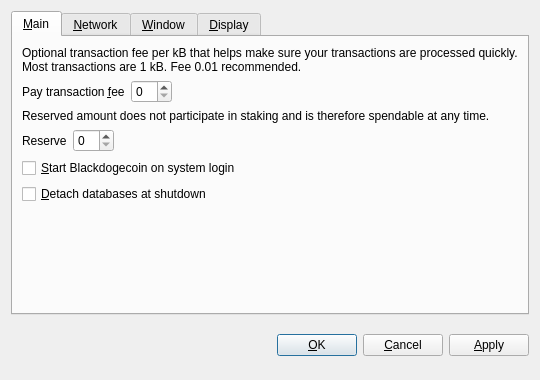
<?xml version="1.0" encoding="UTF-8"?>
<ui version="4.0">
 <class>OptionsDialog</class>
 <widget class="QDialog" name="OptionsDialog">
  <property name="geometry">
   <rect>
    <x>0</x>
    <y>0</y>
    <width>540</width>
    <height>380</height>
   </rect>
  </property>
  <property name="windowTitle">
   <string>Options</string>
  </property>
  <property name="modal">
   <bool>true</bool>
  </property>
  <layout class="QVBoxLayout" name="verticalLayout">
   <item>
    <widget class="QTabWidget" name="tabWidget">
     <property name="tabPosition">
      <enum>QTabWidget::North</enum>
     </property>
     <property name="currentIndex">
      <number>0</number>
     </property>
     <widget class="QWidget" name="tabMain">
      <attribute name="title">
       <string>&amp;Main</string>
      </attribute>
      <layout class="QVBoxLayout" name="verticalLayout_Main">
       <item>
        <widget class="QLabel" name="transactionFeeInfoLabel">
         <property name="text">
          <string>Optional transaction fee per kB that helps make sure your transactions are processed quickly. Most transactions are 1 kB. Fee 0.01 recommended.</string>
         </property>
         <property name="textFormat">
          <enum>Qt::PlainText</enum>
         </property>
         <property name="wordWrap">
          <bool>true</bool>
         </property>
        </widget>
       </item>
       <item>
        <layout class="QHBoxLayout" name="horizontalLayoutFee">
         <item>
          <widget class="QLabel" name="transactionFeeLabel">
           <property name="text">
            <string>Pay transaction &amp;fee</string>
           </property>
           <property name="textFormat">
            <enum>Qt::PlainText</enum>
           </property>
           <property name="buddy">
            <cstring>transactionFee</cstring>
           </property>
          </widget>
         </item>
         <item>
          <widget class="BitcoinAmountField" name="transactionFee"/>
         </item>
         <item>
          <spacer name="horizontalSpacerFee">
           <property name="orientation">
            <enum>Qt::Horizontal</enum>
           </property>
           <property name="sizeHint" stdset="0">
            <size>
             <width>40</width>
             <height>20</height>
            </size>
           </property>
          </spacer>
         </item>
        </layout>
       </item>
       <item>
        <widget class="QLabel" name="reserveBalanceInfoLabel">
         <property name="text">
          <string>Reserved amount does not participate in staking and is therefore spendable at any time.</string>
         </property>
         <property name="textFormat">
          <enum>Qt::PlainText</enum>
         </property>
         <property name="wordWrap">
          <bool>true</bool>
         </property>
        </widget>
       </item>
       <item>
        <layout class="QHBoxLayout" name="horizontalLayoutReserveBalance">
         <item>
          <widget class="QLabel" name="reserveBalanceLabel">
           <property name="text">
            <string>Reserve</string>
           </property>
           <property name="textFormat">
            <enum>Qt::PlainText</enum>
           </property>
           <property name="buddy">
            <cstring>reserveBalance</cstring>
           </property>
          </widget>
         </item>
         <item>
          <widget class="BitcoinAmountField" name="reserveBalance"/>
         </item>
         <item>
          <spacer name="horizontalSpacerReserveBalance">
           <property name="orientation">
            <enum>Qt::Horizontal</enum>
           </property>
           <property name="sizeHint" stdset="0">
            <size>
             <width>40</width>
             <height>20</height>
            </size>
           </property>
          </spacer>
         </item>
        </layout>
       </item>
       <item>
        <widget class="QCheckBox" name="bitcoinAtStartup">
         <property name="toolTip">
          <string>Automatically start Blackdogecoin after logging in to the system.</string>
         </property>
         <property name="text">
          <string>&amp;Start Blackdogecoin on system login</string>
         </property>
        </widget>
       </item>
       <item>
        <widget class="QCheckBox" name="detachDatabases">
         <property name="toolTip">
          <string>Detach block and address databases at shutdown. This means they can be moved to another data directory, but it slows down shutdown. The wallet is always detached.</string>
         </property>
         <property name="text">
          <string>&amp;Detach databases at shutdown</string>
         </property>
        </widget>
       </item>
       <item>
        <spacer name="verticalSpacer_Main">
         <property name="orientation">
          <enum>Qt::Vertical</enum>
         </property>
         <property name="sizeHint" stdset="0">
          <size>
           <width>20</width>
           <height>40</height>
          </size>
         </property>
        </spacer>
       </item>
      </layout>
     </widget>
     <widget class="QWidget" name="tabNetwork">
      <attribute name="title">
       <string>&amp;Network</string>
      </attribute>
      <layout class="QVBoxLayout" name="verticalLayout_Network">
       <item>
        <widget class="QCheckBox" name="mapPortUpnp">
         <property name="toolTip">
          <string>Automatically open the Blackdogecoin client port on the router. This only works when your router supports UPnP and it is enabled.</string>
         </property>
         <property name="text">
          <string>Map port using &amp;UPnP</string>
         </property>
        </widget>
       </item>
       <item>
        <widget class="QCheckBox" name="connectSocks">
         <property name="toolTip">
          <string>Connect to the Blackdogecoin network through a SOCKS proxy (e.g. when connecting through Tor).</string>
         </property>
         <property name="text">
          <string>&amp;Connect through SOCKS proxy:</string>
         </property>
        </widget>
       </item>
       <item>
        <layout class="QHBoxLayout" name="horizontalLayout_Network">
         <item>
          <widget class="QLabel" name="proxyIpLabel">
           <property name="text">
            <string>Proxy &amp;IP:</string>
           </property>
           <property name="textFormat">
            <enum>Qt::PlainText</enum>
           </property>
           <property name="buddy">
            <cstring>proxyIp</cstring>
           </property>
          </widget>
         </item>
         <item>
          <widget class="QValidatedLineEdit" name="proxyIp">
           <property name="maximumSize">
            <size>
             <width>140</width>
             <height>16777215</height>
            </size>
           </property>
           <property name="toolTip">
            <string>IP address of the proxy (e.g. 127.0.0.1)</string>
           </property>
          </widget>
         </item>
         <item>
          <widget class="QLabel" name="proxyPortLabel">
           <property name="text">
            <string>&amp;Port:</string>
           </property>
           <property name="textFormat">
            <enum>Qt::PlainText</enum>
           </property>
           <property name="buddy">
            <cstring>proxyPort</cstring>
           </property>
          </widget>
         </item>
         <item>
          <widget class="QLineEdit" name="proxyPort">
           <property name="maximumSize">
            <size>
             <width>55</width>
             <height>16777215</height>
            </size>
           </property>
           <property name="toolTip">
            <string>Port of the proxy (e.g. 9050)</string>
           </property>
          </widget>
         </item>
         <item>
          <widget class="QLabel" name="socksVersionLabel">
           <property name="text">
            <string>SOCKS &amp;Version:</string>
           </property>
           <property name="textFormat">
            <enum>Qt::PlainText</enum>
           </property>
           <property name="buddy">
            <cstring>socksVersion</cstring>
           </property>
          </widget>
         </item>
         <item>
          <widget class="QValueComboBox" name="socksVersion">
           <property name="toolTip">
            <string>SOCKS version of the proxy (e.g. 5)</string>
           </property>
          </widget>
         </item>
         <item>
          <spacer name="horizontalSpacer_Network">
           <property name="orientation">
            <enum>Qt::Horizontal</enum>
           </property>
           <property name="sizeHint" stdset="0">
            <size>
             <width>40</width>
             <height>20</height>
            </size>
           </property>
          </spacer>
         </item>
        </layout>
       </item>
       <item>
        <spacer name="verticalSpacer_Network">
         <property name="orientation">
          <enum>Qt::Vertical</enum>
         </property>
         <property name="sizeHint" stdset="0">
          <size>
           <width>20</width>
           <height>40</height>
          </size>
         </property>
        </spacer>
       </item>
      </layout>
     </widget>
     <widget class="QWidget" name="tabWindow">
      <attribute name="title">
       <string>&amp;Window</string>
      </attribute>
      <layout class="QVBoxLayout" name="verticalLayout_Window">
       <item>
        <widget class="QCheckBox" name="minimizeToTray">
         <property name="toolTip">
          <string>Show only a tray icon after minimizing the window.</string>
         </property>
         <property name="text">
          <string>&amp;Minimize to the tray instead of the taskbar</string>
         </property>
        </widget>
       </item>
       <item>
        <widget class="QCheckBox" name="minimizeOnClose">
         <property name="toolTip">
          <string>Minimize instead of exit the application when the window is closed. When this option is enabled, the application will be closed only after selecting Quit in the menu.</string>
         </property>
         <property name="text">
          <string>M&amp;inimize on close</string>
         </property>
        </widget>
       </item>
       <item>
        <spacer name="verticalSpacer_Window">
         <property name="orientation">
          <enum>Qt::Vertical</enum>
         </property>
         <property name="sizeHint" stdset="0">
          <size>
           <width>20</width>
           <height>40</height>
          </size>
         </property>
        </spacer>
       </item>
      </layout>
     </widget>
     <widget class="QWidget" name="tabDisplay">
      <attribute name="title">
       <string>&amp;Display</string>
      </attribute>
      <layout class="QVBoxLayout" name="verticalLayout_Display">
       <item>
        <layout class="QHBoxLayout" name="horizontalLayout_1_Display">
         <item>
          <widget class="QLabel" name="langLabel">
           <property name="text">
            <string>User Interface &amp;language:</string>
           </property>
           <property name="textFormat">
            <enum>Qt::PlainText</enum>
           </property>
           <property name="buddy">
            <cstring>lang</cstring>
           </property>
          </widget>
         </item>
         <item>
          <widget class="QValueComboBox" name="lang">
           <property name="toolTip">
            <string>The user interface language can be set here. This setting will take effect after restarting Blackdogecoin.</string>
           </property>
          </widget>
         </item>
        </layout>
       </item>
       <item>
        <layout class="QHBoxLayout" name="horizontalLayout_2_Display">
         <item>
          <widget class="QLabel" name="unitLabel">
           <property name="text">
            <string>&amp;Unit to show amounts in:</string>
           </property>
           <property name="textFormat">
            <enum>Qt::PlainText</enum>
           </property>
           <property name="buddy">
            <cstring>unit</cstring>
           </property>
          </widget>
         </item>
         <item>
          <widget class="QValueComboBox" name="unit">
           <property name="toolTip">
            <string>Choose the default subdivision unit to show in the interface and when sending coins.</string>
           </property>
          </widget>
         </item>
        </layout>
       </item>
       <item>
        <widget class="QCheckBox" name="displayAddresses">
         <property name="toolTip">
          <string>Whether to show Blackdogecoin addresses in the transaction list or not.</string>
         </property>
         <property name="text">
          <string>&amp;Display addresses in transaction list</string>
         </property>
        </widget>
       </item>
       <item>
        <widget class="QCheckBox" name="coinControlFeatures">
         <property name="toolTip">
          <string>Whether to show coin control features or not.</string>
         </property>
         <property name="text">
          <string>Display coin &amp;control features (experts only!)</string>
         </property>
        </widget>
       </item>
       <item>
        <spacer name="verticalSpacer_Display">
         <property name="orientation">
          <enum>Qt::Vertical</enum>
         </property>
         <property name="sizeHint" stdset="0">
          <size>
           <width>20</width>
           <height>40</height>
          </size>
         </property>
        </spacer>
       </item>
      </layout>
     </widget>
    </widget>
   </item>
   <item>
    <layout class="QHBoxLayout" name="horizontalLayout_Buttons">
     <item>
      <spacer name="horizontalSpacer_1">
       <property name="orientation">
        <enum>Qt::Horizontal</enum>
       </property>
       <property name="sizeHint" stdset="0">
        <size>
         <width>40</width>
         <height>48</height>
        </size>
       </property>
      </spacer>
     </item>
     <item>
      <widget class="QLabel" name="statusLabel">
       <property name="font">
        <font>
         <weight>75</weight>
         <bold>true</bold>
        </font>
       </property>
       <property name="text">
        <string/>
       </property>
       <property name="textFormat">
        <enum>Qt::PlainText</enum>
       </property>
       <property name="wordWrap">
        <bool>true</bool>
       </property>
      </widget>
     </item>
     <item>
      <spacer name="horizontalSpacer_2">
       <property name="orientation">
        <enum>Qt::Horizontal</enum>
       </property>
       <property name="sizeHint" stdset="0">
        <size>
         <width>40</width>
         <height>48</height>
        </size>
       </property>
      </spacer>
     </item>
     <item>
      <widget class="QPushButton" name="okButton">
       <property name="text">
        <string>&amp;OK</string>
       </property>
      </widget>
     </item>
     <item>
      <widget class="QPushButton" name="cancelButton">
       <property name="text">
        <string>&amp;Cancel</string>
       </property>
       <property name="autoDefault">
        <bool>false</bool>
       </property>
      </widget>
     </item>
     <item>
      <widget class="QPushButton" name="applyButton">
       <property name="text">
        <string>&amp;Apply</string>
       </property>
       <property name="autoDefault">
        <bool>false</bool>
       </property>
      </widget>
     </item>
    </layout>
   </item>
  </layout>
 </widget>
 <customwidgets>
  <customwidget>
   <class>BitcoinAmountField</class>
   <extends>QSpinBox</extends>
   <header>bitcoinamountfield.h</header>
  </customwidget>
  <customwidget>
   <class>QValueComboBox</class>
   <extends>QComboBox</extends>
   <header>qvaluecombobox.h</header>
  </customwidget>
  <customwidget>
   <class>QValidatedLineEdit</class>
   <extends>QLineEdit</extends>
   <header>qvalidatedlineedit.h</header>
  </customwidget>
 </customwidgets>
 <resources/>
 <connections/>
</ui>
